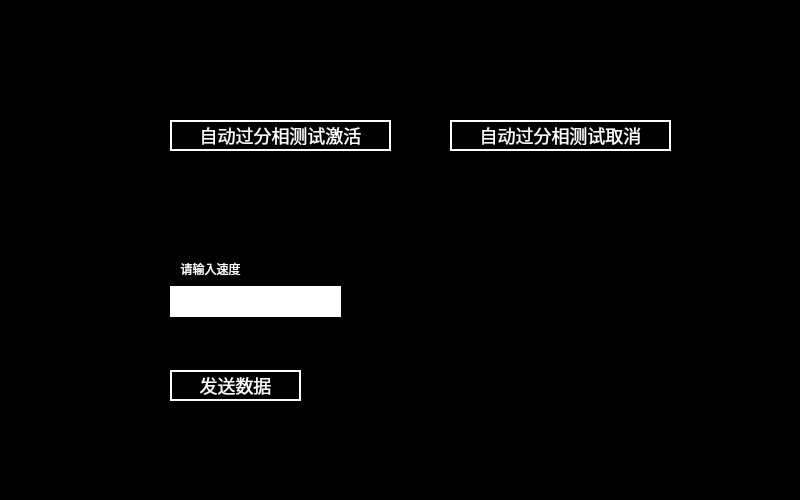
<?xml version="1.0" encoding="UTF-8"?>
<ui version="4.0">
 <class>Main_Separation</class>
 <widget class="QWidget" name="Main_Separation">
  <property name="geometry">
   <rect>
    <x>0</x>
    <y>0</y>
    <width>800</width>
    <height>500</height>
   </rect>
  </property>
  <property name="windowTitle">
   <string>Form</string>
  </property>
  <property name="styleSheet">
   <string notr="true">QWidget
{
	background-color: black;
}
QPushButton
{
	font:14px;
    color: rgb(0,0,0);
	background-color: rgb(0, 255, 0);
	border-top: 2px solid white;	
	border-left: 2px solid white;
}
QLabel
{
color:rgb(255,255,255);
}</string>
  </property>
  <widget class="QPushButton" name="pushButton_2">
   <property name="geometry">
    <rect>
     <x>170</x>
     <y>120</y>
     <width>221</width>
     <height>31</height>
    </rect>
   </property>
   <property name="styleSheet">
    <string notr="true">border:2px solid white;
background-color: rgb(0, 0, 0);
font:18px;
color: rgb(255, 255, 255);</string>
   </property>
   <property name="text">
    <string>自动过分相测试激活</string>
   </property>
  </widget>
  <widget class="QPushButton" name="pushButton_3">
   <property name="geometry">
    <rect>
     <x>450</x>
     <y>120</y>
     <width>221</width>
     <height>31</height>
    </rect>
   </property>
   <property name="styleSheet">
    <string notr="true">border:2px solid white;
background-color: rgb(0, 0, 0);
font:18px;
color: rgb(255, 255, 255);</string>
   </property>
   <property name="text">
    <string>自动过分相测试取消</string>
   </property>
  </widget>
  <widget class="QLabel" name="label">
   <property name="geometry">
    <rect>
     <x>170</x>
     <y>260</y>
     <width>81</width>
     <height>17</height>
    </rect>
   </property>
   <property name="text">
    <string>请输入速度</string>
   </property>
   <property name="alignment">
    <set>Qt::AlignCenter</set>
   </property>
  </widget>
  <widget class="QLabel" name="lbl_input_value">
   <property name="geometry">
    <rect>
     <x>170</x>
     <y>286</y>
     <width>171</width>
     <height>31</height>
    </rect>
   </property>
   <property name="styleSheet">
    <string notr="true">background-color: rgb(255, 255, 255);
color: rgb(0, 0, 0);</string>
   </property>
   <property name="text">
    <string/>
   </property>
  </widget>
  <widget class="QPushButton" name="pushButton_4">
   <property name="geometry">
    <rect>
     <x>170</x>
     <y>370</y>
     <width>131</width>
     <height>31</height>
    </rect>
   </property>
   <property name="styleSheet">
    <string notr="true">border:2px solid white;
background-color: rgb(0, 0, 0);
font:18px;
color: rgb(255, 255, 255);</string>
   </property>
   <property name="text">
    <string>发送数据</string>
   </property>
  </widget>
 </widget>
 <resources/>
 <connections/>
</ui>
